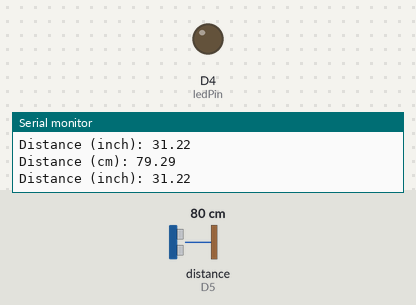
Bench run of a sketch on a simulated ESP8266 (NodeMCU). Shown: output pins drawn as LEDs (lit = HIGH), the last lines printed to the serial monitor. Wiring (inferred from the names in the program): ultrasonic range finder: trigger D6; echo D5. The test bench sets the inputs (shaded band); at power-on: distance to the obstacle (sensor on D5) 80 cm. The echo pulse lasts 58.3 µs per cm; pins used as bus, display or sensor lines are not drawn.

Above: at 1.2 s.
1.3 s: distance to the obstacle (sensor on D5) set to 56 cm
2.8 s: distance to the obstacle (sensor on D5) set to 45 cm
At 4.0 s:
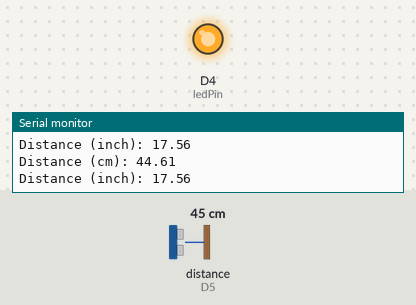
4.3 s: distance to the obstacle (sensor on D5) set to 60 cm
At 5.2 s:
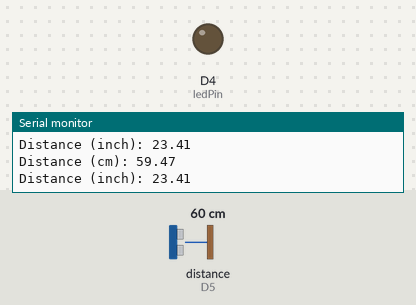
5.8 s: distance to the obstacle (sensor on D5) set to 2 cm
At 6.2 s:
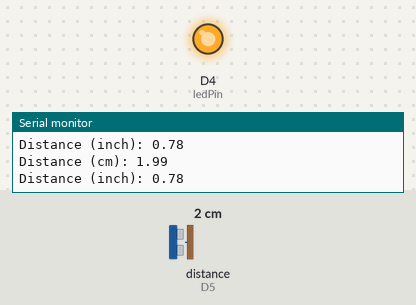
Timing chart, 0 to 8.3 s (numbered marks = the images above; inputs shaded):
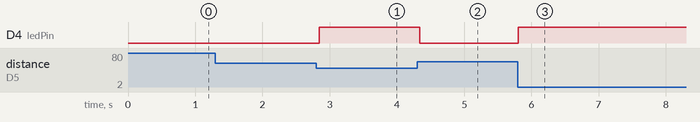

Measured:
- the behaviour switches between 51 and 50 cm on distance to the obstacle (sensor on D5) (found by bisection; images 0 and 1)
- after the input at 2.8 s, D4 (ledPin): LOW → HIGH after 0.05 s
- after the input at 4.3 s, D4 (ledPin): HIGH → LOW at once
- after the input at 5.8 s, D4 (ledPin): LOW → HIGH at once

The sketch:

ultrasonicsesnor_ledstatus.ino
```cpp
const int trigPin = 12;
const int echoPin = 14;
const int ledPin = D4;

#define SOUND_VELOCITY 0.034
#define CM_TO_INCH 0.393701

long duration;
float distanceCm;
float distanceInch;

void setup() {
  Serial.begin(115200);
  pinMode(trigPin, OUTPUT); // Sets the trigPin as an Output
  pinMode(echoPin, INPUT); // Sets the echoPin as an Input
  pinMode(ledPin, OUTPUT); // Sets the ledPin as an Output
}

void loop() {
  digitalWrite(trigPin, LOW);
  delayMicroseconds(2);

  digitalWrite(trigPin, HIGH);
  delayMicroseconds(10);
  digitalWrite(trigPin, LOW);

  duration = pulseIn(echoPin, HIGH);

  distanceCm = duration * SOUND_VELOCITY / 2;

  distanceInch = distanceCm * CM_TO_INCH;

  Serial.print("Distance (cm): ");
  Serial.println(distanceCm);
  Serial.print("Distance (inch): ");
  Serial.println(distanceInch);

  if (distanceCm < 50) {
    digitalWrite(ledPin, HIGH); // Turn the LED on
  } else {
    digitalWrite(ledPin, LOW); // Turn the LED off
  }


  delay(50); // Wait for a second before the next measurement
}
```
